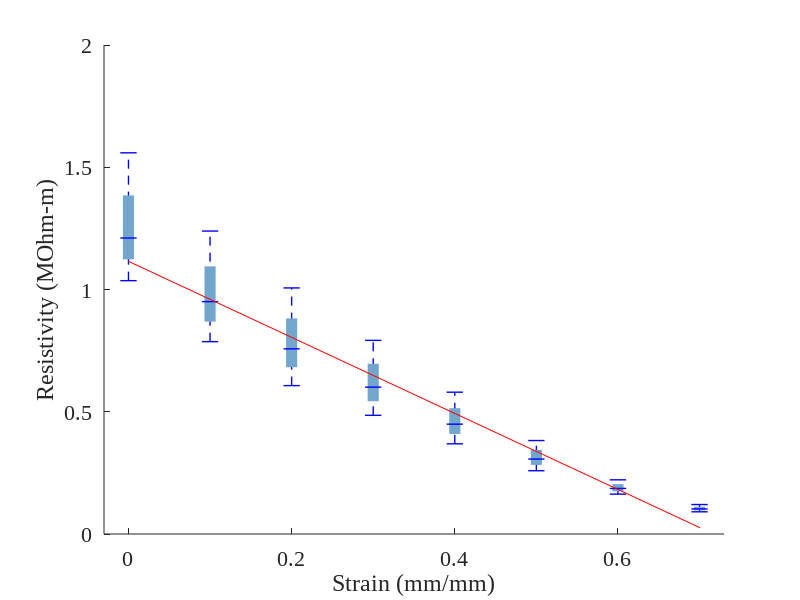

Reproduce this figure in MATLAB.
%%%%%%%%%%%%%%%%%%%%%%%%%%%%%%%%%%%%%%%%%%%%%%%%%%
%   June 12, 2020
%   Resistance vs Strain for Line Gap Samples
%   Jakob Thygerson
%%%%%%%%%%%%%%%%%%%%%%%%%%%%%%%%%%%%%%%%%%%%%%%%%%

clear, clc, close all

strain = [3.33333E-05
0.1001
0.200011111
0.300204762
0.4004
0.500666667
0.600666667
0.700766667];

L1 = [15590.60227
13768.46584
12580.76082
11316.39183
9673.414855
7654.39451
5548.502249
4027.242214]./1000;

L2 = [10361.88604
9171.44767
8232.067685
7499.563702
6655.521517
5580.646873
4362.371831
3220.694715]./1000;

L3 = [10363.29657
8741.679425
7586.214881
6935.808875
6151.655671
5183.325144
4084.64955
3033.160889]./1000;

L1 = (L1.*((2.5/1000)-(strain.*(2.5/1000)))*(40/1000))/(1/1000);
L2 = (L2.*((2.5/1000)-(strain.*(2.5/1000)))*(40/1000))/(1/1000);
L3 = (L3.*((2.5/1000)-(strain.*(2.5/1000)))*(40/1000))/(1/1000);

g1 = [L1(1),L2(1),L3(1)];
std1 = std(g1);
g2 = [L1(2),L2(2),L3(2)];
std2 = std(g2);
g3 = [L1(3),L2(3),L3(3)];
std3 = std(g3);
g4 = [L1(4),L2(4),L3(4)];
std4 = std(g4);
g5 = [L1(5),L2(5),L3(5)];
std5 = std(g5);
g6 = [L1(6),L2(6),L3(6)];
std6 = std(g6);
g7 = [L1(7),L2(7),L3(7)];
std7 = std(g7);
g8 = [L1(8),L2(8),L3(8)];
std8 = std(g8);

means = [mean(g1) mean(g2) mean(g3) mean(g4) mean(g5) mean(g6) mean(g7) mean(g8)];

m = polyfit(strain',means,1);

fit = m(1).*strain+m(2);

figure, hold on
ylabel('Resistivity (MOhm-m)')
xlabel('Strain (mm/mm)')
xlim([-.03,.73])
set(gca,'fontname','Times New Roman');
set(gca,'fontsize',16);


%extreme line
plot([0 0], [min(g1), max(g1)],'--b','LineWidth',1)
plot([0.1 0.1],[min(g2), max(g2)],'--b','LineWidth',1)
plot([0.2 0.2],[min(g3), max(g3)],'--b','LineWidth',1)
plot([0.3 0.3],[min(g4), max(g4)],'--b','LineWidth',1)
plot([0.4 0.4],[min(g5), max(g5)],'--b','LineWidth',1)
plot([0.5 0.5],[min(g6), max(g6)],'--b','LineWidth',1)
plot([0.6 0.6],[min(g7), max(g7)],'--b','LineWidth',1)
plot([0.7 0.7],[min(g8), max(g8)],'--b','LineWidth',1)

%interquartile box
plot([0 0], [mean([max(g1),mean(g1)]), mean([min(g1),mean(g1)])],'-','LineWidth',8,'color',[.45,.65,.8])
plot([0.1 0.1], [mean([max(g2),mean(g2)]), mean([min(g2),mean(g2)])],'-b','LineWidth',8,'color',[.45,.65,.8])
plot([0.2 0.2], [mean([max(g3),mean(g3)]), mean([min(g3),mean(g3)])],'-','LineWidth',8,'color',[.45,.65,.8])
plot([0.3 0.3], [mean([max(g4),mean(g4)]), mean([min(g4),mean(g4)])],'-','LineWidth',8,'color',[.45,.65,.8])
plot([0.4 0.4], [mean([max(g5),mean(g5)]), mean([min(g5),mean(g5)])],'-','LineWidth',8,'color',[.45,.65,.8])
plot([0.5 0.5], [mean([max(g6),mean(g6)]), mean([min(g6),mean(g6)])],'-','LineWidth',8,'color',[.45,.65,.8])
plot([0.6 0.6], [mean([max(g7),mean(g7)]), mean([min(g7),mean(g7)])],'-','LineWidth',8,'color',[.45,.65,.8])
plot([0.7 0.7], [mean([max(g8),mean(g8)]), mean([min(g8),mean(g8)])],'-','LineWidth',8,'color',[.45,.65,.8])

%mean markers
w=0.01; %marker width
plot([0-w, 0+w],[mean(g1),mean(g1)],'-b','LineWidth',1)
plot([.1-w, .1+w],[mean(g2),mean(g2)],'-b','LineWidth',1)
plot([.2-w, .2+w],[mean(g3),mean(g3)],'-b','LineWidth',1)
plot([.3-w, .3+w],[mean(g4),mean(g4)],'-b','LineWidth',1)
plot([.4-w, .4+w],[mean(g5),mean(g5)],'-b','LineWidth',1)
plot([.5-w, .5+w],[mean(g6),mean(g6)],'-b','LineWidth',1)
plot([.6-w, .6+w],[mean(g7),mean(g7)],'-b','LineWidth',1)
plot([.7-w, .7+w],[mean(g8),mean(g8)],'-b','LineWidth',1)



%Extreme markers
%maximums
plot([0-w, 0+w],[max(g1),max(g1)],'-b','LineWidth',1)
plot([.1-w, .1+w],[max(g2),max(g2)],'-b','LineWidth',1)
plot([.2-w, .2+w],[max(g3),max(g3)],'-b','LineWidth',1)
plot([.3-w, .3+w],[max(g4),max(g4)],'-b','LineWidth',1)
plot([.4-w, .4+w],[max(g5),max(g5)],'-b','LineWidth',1)
plot([.5-w, .5+w],[max(g6),max(g6)],'-b','LineWidth',1)
plot([.6-w, .6+w],[max(g7),max(g7)],'-b','LineWidth',1)
plot([.7-w, .7+w],[max(g8),max(g8)],'-b','LineWidth',1)
%minimums
plot([0-w, 0+w],[min(g1),min(g1)],'-b','LineWidth',1)
plot([.1-w, .1+w],[min(g2),min(g2)],'-b','LineWidth',1)
plot([.2-w, .2+w],[min(g3),min(g3)],'-b','LineWidth',1)
plot([.3-w, .3+w],[min(g4),min(g4)],'-b','LineWidth',1)
plot([.4-w, .4+w],[min(g5),min(g5)],'-b','LineWidth',1)
plot([.5-w, .5+w],[min(g6),min(g6)],'-b','LineWidth',1)
plot([.6-w, .6+w],[min(g7),min(g7)],'-b','LineWidth',1)
plot([.7-w, .7+w],[min(g8),min(g8)],'-b','LineWidth',1)

%fit line
plot(strain,fit,'r')
